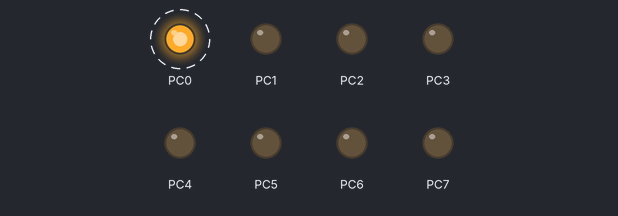
The program below on a simulated ATmega328P, built with avr-gcc and emulated at 4 MHz. Parts: output pins drawn as LEDs (lit = HIGH). Dashed ring = blinking.

Above: at 0.12 s.
Timing chart, 0 to 3.0 s (numbered marks = the images above):
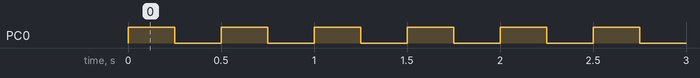

Measured:
- by itself, PC0: alternates HIGH for 0.25 s and LOW for 0.25 s

The program:

main.c
```c
#define F_CPU 4000000UL
#define __AVR_ATmega328__ 1
#include <avr/io.h>
#include <util/delay.h>

int main(void)
{

    DDRC = 0xFF;
    while (1)
    {
        PORTC |= (1 << 0);
        _delay_ms(250);
        PORTC &= ~(1 << 0);
        _delay_ms(250);
    };
}

// https://blog.podkalicki.com/how-to-compile-and-burn-the-code-to-avr-chip-on-linuxmacosxwindows/
// avr-gcc -Wall -g -Os -mmcu=attiny85 -o main.bin .\main.c
// avr-gcc -Wall -g -Os -mmcu=atmega328 -o main.bin ./main.c
// avr-size -C main.bin
// avr-objcopy -j .text -j .data -O ihex main.bin main.hex
// avr-objdump -s -m <avr architecture> -d program.hex > program.dump
// avr-objdump -s -m avr -d main.hex > main.dump
```
